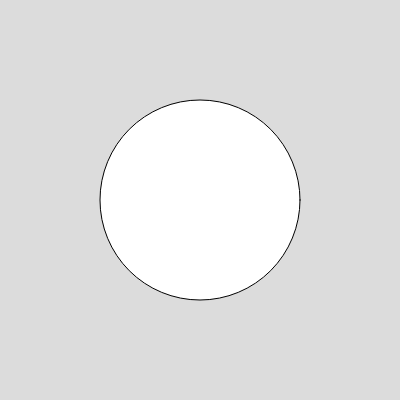
Frame 1 (no input)
Frame 60 (no input): identical to frame 1, image omitted
Frame 120 (the mouse pressed at the canvas centre since frame 60): identical to frame 1, image omitted

The p5.js sketch that drew this single still picture (run headless with seeded random() and noise() and a simulated clock; from frame 60 on, the mouse is pressed at the canvas centre):

// p5.js sketch
// ── sketch.js
const CANVAS_HEIGHT = 400;
const CANVAS_WIDTH = 400;

const GRAVITY = 1;

let observerPos;
let wallPos;

let b;

function setup() {
  observerPos = createVector(CANVAS_HEIGHT / 2, CANVAS_WIDTH / 2, 0);
  wallPos = createVector(0, 0, 10);

  createCanvas(CANVAS_HEIGHT, CANVAS_WIDTH);
  b = new Ball(10, 100);
}

function draw() {
  background(220);
  b.draw();
}

class Ball {
  constructor(z, radius) {
    this.pos = createVector(CANVAS_HEIGHT / 2, CANVAS_WIDTH / 2, z);
    this.vel = createVector(0, 0, 0);
    this.radius = radius;
  }

  applyGravity() {
    this.vel.z -= GRAVITY;
  }

  updateVelocity() {
    this.pos.add(this.vel);
  }

  draw() {
    fill("0");
    circle(this.pos.x, this.pos.y, this.radius * 2);
  }
}
